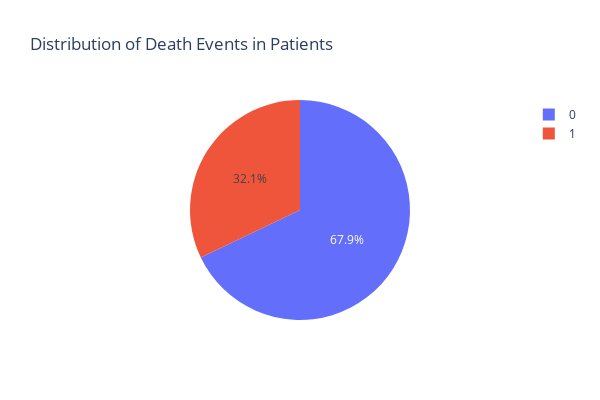

Notebook source saved alongside this figure:
### Markdown cell above
## Membuat diagram pie (pie chart) dari dataframe df_c

### Code cell
fig = px.pie(df_c, names='DEATH_EVENT', title='Distribution of Death Events in Patients',width=600, height=400)
fig.show()

### Figure 1 — Plotly figure (JSON) as saved in the notebook; plotly's stock layout.template omitted (floating-point values rounded to 4 significant figures; data arrays with more than 128 entries replaced by an {"elided": "..."} marker saying what was removed)
{"data": [{"domain": {"x": [0, 1], "y": [0, 1]}, "hovertemplate": "DEATH_EVENT=%{label}<extra></extra>", "labels": {"elided": "299 int values"}, "legendgroup": "", "name": "", "showlegend": true, "type": "pie"}], "layout": {"height": 400, "legend": {"tracegroupgap": 0}, "title": {"text": "Distribution of Death Events in Patients"}, "width": 600}}
